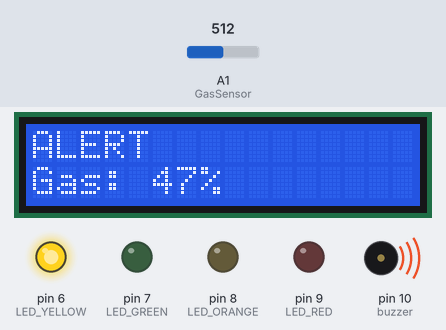
The sketch below on a simulated Arduino Uno, built with avr-gcc and run on an emulated ATmega328P. Shown: 16×2 character LCD, output pins drawn as LEDs (lit = HIGH), buzzer (waves = sounding). The inputs (shaded band) are chosen by the test bench; at power-on: A1 (GasSensor) = 512.

Above: at 1.2 s.
1.3 s: A1 (GasSensor) set to 446
At 1.95 s:
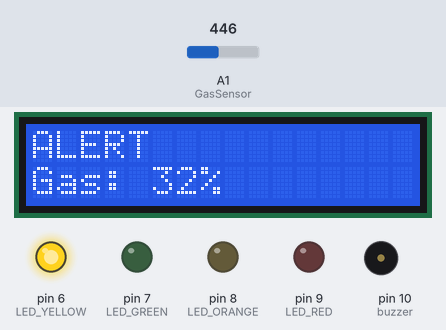
3.0 s: A1 (GasSensor) set to 427
At 4.2 s:
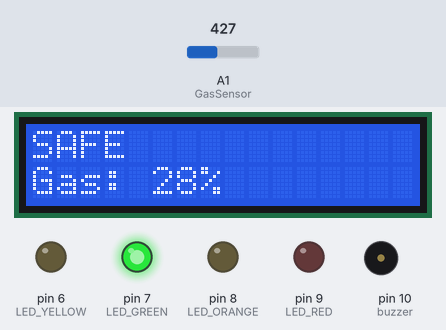
4.5 s: A1 (GasSensor) set to 716
At 4.98 s:
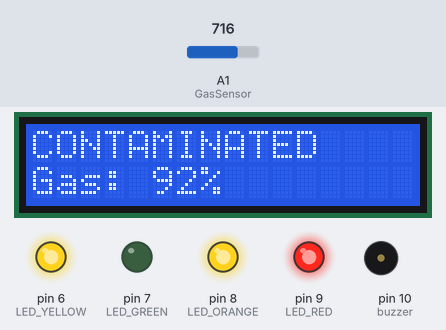
Timing chart, 0 to 12.8 s (numbered marks = the images above; inputs shaded):
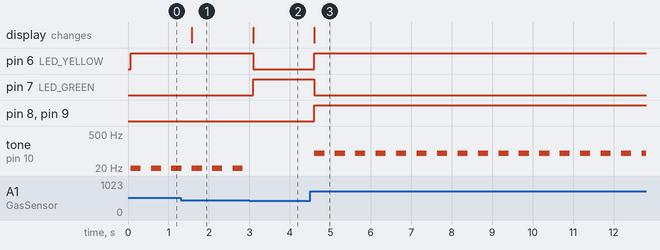

The sketch:

Project_IOT.ino
```cpp
#include <LiquidCrystal.h>

//Declare LCD, Gas Sensor, Buzzer
//Declare led pins (RED, ORANGE, YELLOW, GREEN)
LiquidCrystal lcd(12, 11, 5, 4, 3, 2);
int const GasSensor = A1;
int buzzer = 10;
int LED_GREEN = 7;
int LED_YELLOW = 6;
int LED_ORANGE = 8;
int LED_RED = 9;

void setup() {
  //Set the LED and buzzer pins as OUTPUT to control,
    pinMode(LED_GREEN, OUTPUT);
    pinMode(LED_YELLOW, OUTPUT);
    pinMode(LED_ORANGE, OUTPUT);
    pinMode(LED_RED, OUTPUT);
    pinMode(buzzer, OUTPUT);
    //start Serial communication (9600 baud) for debugging,
    Serial.begin(9600);
    //initialize 16x2 LCD display
    lcd.begin(16, 2);
}

void loop() {
    //Read value from gas sensor (GasSensor)
    int value = analogRead(GasSensor);
    //Convert sensor value (300-750) to 0-100 scale (%)
    value = map(value, 300, 750, 0, 100);
  //Control LEDs based on measured gas levels
    digitalWrite(LED_GREEN, value <= 29 ? HIGH : LOW); //Safe
    digitalWrite(LED_YELLOW, value >= 30 ? HIGH : LOW); //Alert
    digitalWrite(LED_ORANGE, value >= 50 ? HIGH : LOW); //Danger
    digitalWrite(LED_RED, value >= 80 ? HIGH : LOW); //Contaminated
  //Clear LCD display before displaying new data
    lcd.clear();
    lcd.setCursor(0, 0);
  //Display pollution status on LCD screen and sound warning
    if (value >= 80) {
        lcd.print("CONTAMINATED"); //Severe Pollution
        tone(buzzer, 80, 250); //Play Loud Warning Sound
    } else if (value >= 50) {
        lcd.print("DANGER"); //Danger
        tone(buzzer, 60, 250); //Play medium warning sound
    } else if (value >= 30) {
        lcd.print("ALERT"); //Warning
        tone(buzzer, 20, 250); //Play a small warning sound
    } else {
        lcd.print("SAFE"); //Safe environment
    }
    //Display gas value on second line of LCD display
    lcd.setCursor(0,1);
    lcd.print("Gas: ");
    lcd.print(value);
    lcd.print("%");
  // Pause the program for 500ms before repeating
    delay(500);
}
```

Measured:
- the behaviour switches between 435 and 434 on A1 (GasSensor) (found by bisection; images 1 and 2)
- after the input at 1.3 s, the display: changes after 0.28 s (image 1)
- after the input at 3.0 s, pin 6 (LED_YELLOW): HIGH → LOW after 0.09 s; pin 7 (LED_GREEN): LOW → HIGH after 0.09 s; tone on pin 10 (buzzer): stops changing and stays silent; the display: changes after 0.09 s (image 2)
- after the input at 4.5 s, pin 6 (LED_YELLOW), pin 8 (LED_ORANGE), pin 9 (LED_RED): LOW → HIGH after 0.10 s; pin 7 (LED_GREEN): HIGH → LOW after 0.10 s; tone on pin 10 (buzzer): alternates 80 Hz for 0.25 s and silent for 0.26 s, starting after 0.11 s; the display: changes after 0.11 s (image 3)
- by itself, tone on pin 10 (buzzer): alternates 20 Hz for 0.25 s and silent for 0.25 s
